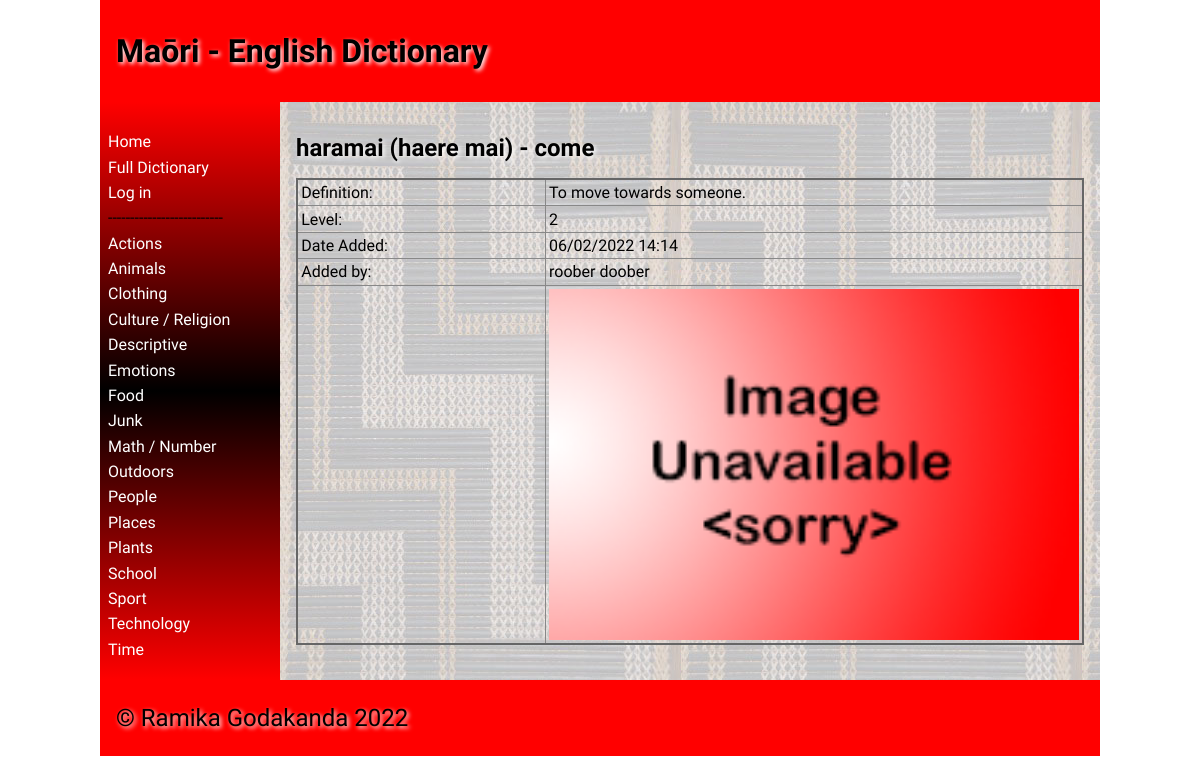
Before: /word/303 with the older database file.
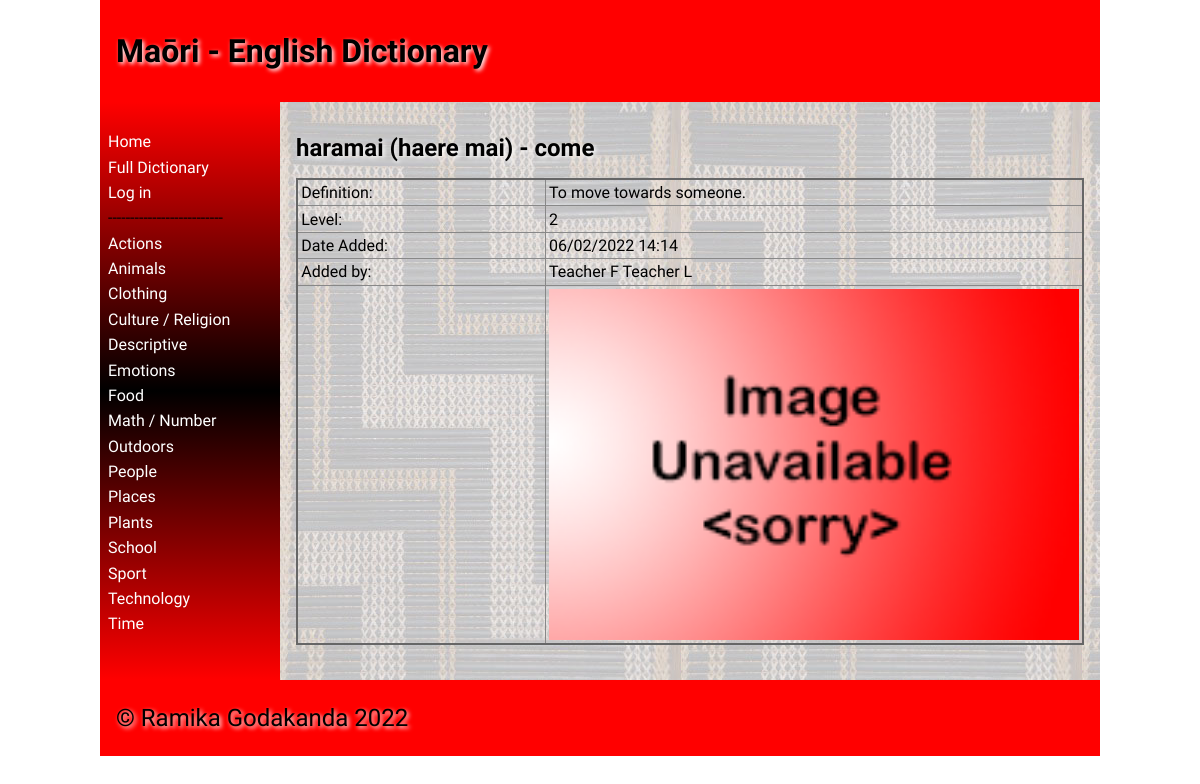
After: the same page with the newer database file.
### tables this page shows
CREATE TABLE "categories"
(
	id integer
		primary key autoincrement,
	category_names varchar(30),
	user_created boolean
);

CREATE TABLE "words"
(
	id integer
		primary key autoincrement,
	user_id integer not null
		references user_details,
	category_id integer
		references categories,
	maori varchar(30),
	english varchar(30),
	definition varchar(200),
	level integer,
	timestamp datetime,
	image varchar(100)
);

CREATE TABLE "user_details"
(
	id integer
		primary key autoincrement,
	first_name varchar(30),
	last_name varchar(30),
	email varchar(50),
	password varchar(70),
	teacher boolean
);

### app.py (the view)
@app.route('/word/<word_id>', methods=['GET', 'POST'])
def render_word_page(word_id):
    if request.method == 'POST':
        if not is_logged_in():
            return redirect('/?error=Not+logged+in')
        if not is_teacher():
            return redirect('/?error=Not+teacher')
        user_id = session.get('user_id')
        word_data = get_word_data(word_id)
        word_maori = word_data[0][3]
        word_english = word_data[0][4]
        word_desc = word_data[0][5]
        word_level = word_data[0][6]
        print(request.form)
        maori_word = request.form.get('maori').strip()
        english_translation = request.form.get('english').strip()
        year_level = int(request.form.get('level'))
        description = request.form.get('description').strip()
        timestamp = datetime.now()
        print(word_maori)
        print(word_english)
        print(word_desc)
        print(word_level)
        if (word_maori != maori_word) or (word_english != english_translation) or (year_level != word_level) \
                or (word_desc != description):
            con = create_connection(DB_NAME)
            query = "UPDATE words SET user_id=?, maori=?, english=?, definition=?, level=?, timestamp=? WHERE id=? "
            cur = con.cursor()
            cur.execute(query, (user_id, maori_word, english_translation, description, year_level, timestamp,
                                word_id))
            con.commit()
            con.close()
        else:
            return redirect('/word/' + str(word_id) + "?error=Nothing+changed")
        return redirect('/word/' + str(word_id))
    else:
        con = create_connection(DB_NAME)
        query = "SELECT * FROM words WHERE id = ?"
        cur = con.cursor()
        cur.execute(query, (word_id,))
        queried_data = cur.fetchall()
        print(queried_data)
        if not queried_data:
            return redirect('/?error=Word+doesnt+exist')
        author = queried_data[0][1]
        print(author)
        query = "SELECT * FROM user_details WHERE id=?"
        cur = con.cursor()
        cur.execute(query, (author,))
        user_list = cur.fetchall()
        con.close()
    return render_template('word.html', logged_in=is_logged_in(), category_list=category_list(),
                           word_data=queried_data, teacher_perms=is_teacher(), users=user_list)

### app.py (called while the page is built)
def create_connection(db_file):
    try:
        connection = sqlite3.connect(db_file)
        connection.execute('pragma foreign_keys=ON')
        return connection
    except Error as e:
        print(e)
    return None

def is_logged_in():
    if session.get("email") is None:
        print("Not logged in")
        return False
    else:
        print("Logged in")
        return True

def is_teacher():
    if not is_logged_in() or (session.get("teacher") is (None or 0)):
        print("Not teacher logged in")
        return False
    else:
        print("Teacher logged in")
        return True

def category_list():
    con = create_connection(DB_NAME)
    query = "SELECT * FROM categories ORDER BY category_names ASC"
    cur = con.cursor()
    cur.execute(query)
    queried_categories = cur.fetchall()
    con.close()
    return queried_categories

### templates/word.html (shortened to what this page needs)
{% extends 'base.html' %}
{% block main %}
<h2>{{ word_data[0][3] }} - {{ word_data[0][4] }}
</h2>
    <table>
        <thead>
            <tr>
                <td>Definition:</td>
                <td>{{ word_data[0][5] }}</td>
            </tr>
            <tr>
                <td>Level:</td>
                <td>{{ word_data[0][6] }}</td>
            </tr>
            <tr>
                <td>Date Added:</td>
                <td>{{ word_data[0][7] }}</td>
            </tr>
            <tr>
                <td>Added by:</td>
                <td>{{ users[0][1] }} {{ users[0][2] }}</td>
            </tr>
            <tr>
                <td></td>
                <td colspan=“2”><img class = "max"; src="/static/images/{{ word_data[0][8] }}"></td>
            </tr>
        </thead>
    </table>
<br>
{% endblock %}

### templates/base.html (shortened to what this page needs)
<!doctype html>
<html lang="en">
<head>
    <link href="{{ url_for('static', filename='css/style.css') }}" rel="stylesheet">
</head>
<body>
<div id="container">
    <header>
        <h1>Maōri - English Dictionary</h1>
    </header>
    <nav>
        <ul>
            <li><a href="\">Home</a></li>
            <li><a href="/full_dictionary">Full Dictionary</a></li>
            {% if logged_in %}
                {% if teacher_perms %}
        <li>--------------------------</li>
                    <li><a href="/add_category">Add Category</a></li>
                    <li><a href="/add_word">Add Word</a></li>
                {% endif %}
        <li>--------------------------</li>
                <a href="/logout">Log out</a>
            {% else %}
                <li><a href="/login">Log in</a></li>
            {% endif %}
        <li>--------------------------</li>
            {% for category in category_list %}
            <li><a href="/category/{{ category[0] }}">{{ category[1] }}</a></li>
            {% endfor %}
        </ul>
    </nav>
    <main>
        {% block main%}{% endblock %}
    </main>
    <footer>
        <p>
            &copy; Ramika Godakanda 2022
        </p>
    </footer>
</div>
</body>
</html>

### static/css/style.css (style rules this page uses)
* { font-family: Comfortaa, sans-serif; margin: 0; padding: 0; box-sizing: border-box; }
#container { display: grid; grid-template-columns: 75px auto; grid-template-areas: 'nav header' 'main main' 'footer footer'; }
header { grid-area: header; background-color: #f00; padding: 1rem; }
nav { grid-area: nav; }
main { grid-area: main; padding: 1rem; background-color: #edd; }
h1, h2, h3, h4 { padding: 1rem 0; font-family: 'Suez One', serif; color: #000; text-shadow: 2px 2px 4px #fff; }
p { padding: 0.5rem 0; }
a { color: #222; text-decoration: underline; }
img { width: 100%; }
table { width: 100%; border: 2px solid #666; border-collapse: collapse; }
img { display: block; margin-left: auto; margin-right: auto; height: auto; width:200px; }
th, td { border: 1px solid #888; padding: 0.2rem; text-align: left; }
footer { grid-area: footer; padding: 1rem; background-color: #f00; }
footer p { color: #000; text-shadow: 2px 2px 4px #fff; font-size: 1.5rem; }
@media only screen and (min-width: 768px) { #container { grid-template-columns: 180px auto; grid-template-areas: 'header header' 'nav main' 'footer footer'; } }
@media only screen and (min-width: 768px) { nav { background: linear-gradient(180deg, rgba(255,0,0,1) 0%, rgba(0, 0, 0, 1) 50%, rgba(255,0,0,1) 100%); padding: 0.5rem; } }
@media only screen and (min-width: 768px) { nav ul { list-style: none; } }
@media only screen and (min-width: 768px) { nav li { padding: 0.2rem 0; } }
@media only screen and (min-width: 768px) { nav a { color: #fff; text-decoration: none; } }
@media only screen and (min-width: 768px) { main { background-image: url('/static/images/poutama.jpg'); } }
@media only screen and (min-width: 1000px) { #container { width: 1000px; margin: auto; } }
.max { width: 100%; }

Changed rows visible on the page:
removed categories: category_names "Junk"
changed user_details: first_name "roober" → "Teacher F"; last_name "doober" → "Teacher L"
